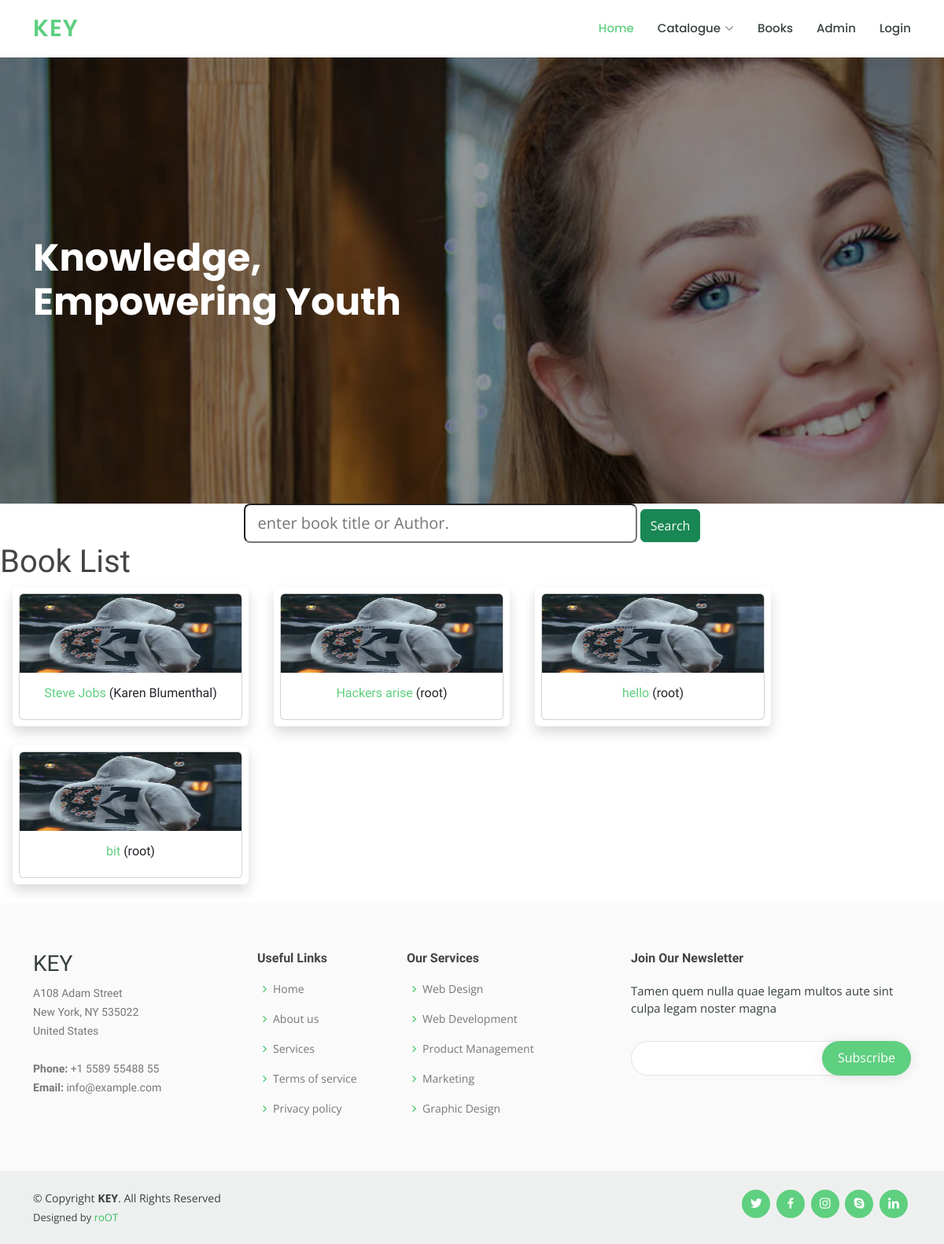
The page /books/ on the database its author committed.
### management/models.py (models this page shows)
class Book(models.Model):
    title = models.CharField(max_length=200)
    author = models.CharField(max_length=100)
    summary = models.TextField(max_length=1000, help_text="Enter a brief description of the book")
    isbn = models.CharField('ISBN', max_length=13,
                            help_text='13 Character <a href="https://www.isbn-international.org/content/what-isbn">ISBN number</a>')
    genre = models.ManyToManyField(Genre, help_text="Select a genre for this book")
    category = models.ManyToManyField(Category, help_text="Select a category for this book")
    publisher = models.CharField(max_length=150)
    total_copies = models.IntegerField()
    available_copies = models.IntegerField()
    pic=models.ImageField(blank=False, null=False, upload_to='book_image')

### management/views.py (the view)
# urls.py: path('books/', views.BookListView, name='books'),
def BookListView(request):
    book_list = Book.objects.all()
    return render(request, 'catalog/book_list.html', locals())

### templates/catalog/book_list.html
{% extends "base.html" %}
{% block content %}
   <center> <form class="form" id="searchform" action="{% url 'search_b' %}" method="get">
    <div class="form-group">
    <input type="text" class="col-5  form-control-lg"  placeholder="enter book title or Author. " name="q" type="text"/>
    <button type="button"  class="btn btn-success form-control-lg" onclick="searchform.submit()">Search</button>
        </div>
</form>
   </center>
    <h1>Book List</h1>
    {% if book_list %}
    <div class="row mx-auto">
      {% for book in book_list %}
    <div class="mx-3 col-md-4 col-lg-3 mb-4 shadow p-2 mb-4 bg-white rounded">
      <div class="card mx-auto text-center ">
      <img class="card-img-top" src="{{ book.pic.url }}" alt="Sample Title" height="100px" width="50px">
        <div class="card-body">
          <h6 class="card-title">    <a href="{{ book.get_absolute_url22 }}">{{ book.title }}</a> ({{book.author}})</h6>
        </div>
      </div>
    </div>
      {% endfor %}
    </div>
    {% else %}
      <p class=" bg bg-white">There are no books with such title or Author.</p>
    {% endif %}
{% endblock %}

### static/assets/css/style.css (style rules this page uses)
body { font-family: "Open Sans", sans-serif; color: #444444; }
a { color: #5fcf80; text-decoration: none; }
h1, h2, h3, h4, h5, h6 { font-family: "Raleway", sans-serif; }

### rows shown on the page
Book: pic (picture), title "Steve Jobs", author "Karen Blumenthal"
Book: pic (picture), title "Hackers arise", author "root"
Book: pic (picture), title "hello", author "root"
Book: pic (picture), title "bit", author "root"
